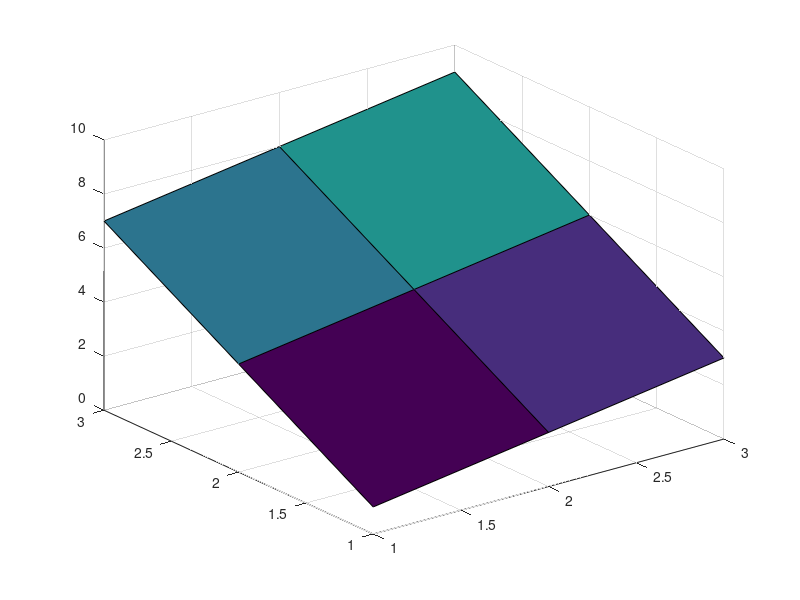

The MATLAB script that drew this image:
h=0.01;
T=1.0;
t=0:h:T;
r=sin(2*pi*t);
plot(t,r);


%MAtrix
a=[1 2 3;4 5 6;7 8 9];
a(3,2);
a(1:3,1:2);
b=a';       % Transpose
surf(a);


